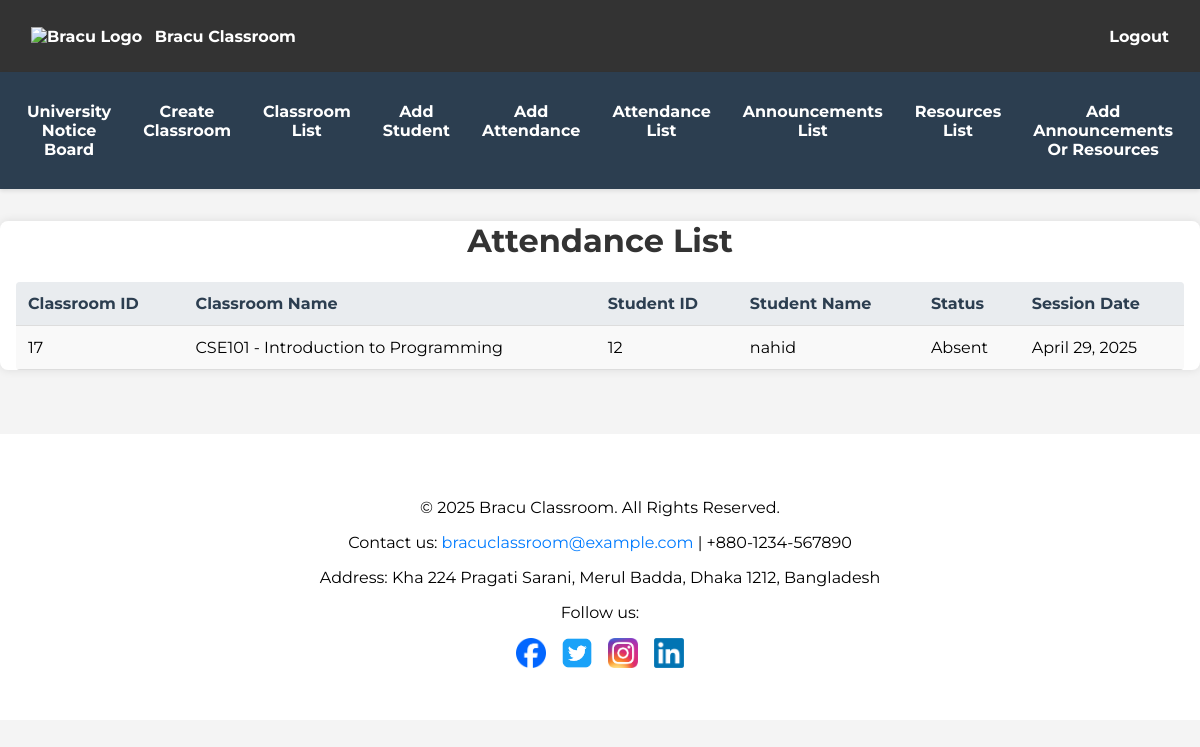
Screenshot of /attendance_list/ (signed in) with the database file from the repository.
### app1/models.py (models this page shows, shortened)
class Attendance(models.Model):
    ATTENDANCE_STATUS = [
        ('present', 'Present'),
        ('absent', 'Absent'),
    ]
    attendance_id = models.AutoField(primary_key=True)  # Primary Key, Auto-incremented Integer
    classroom_id = models.ForeignKey(Classrooms, on_delete=models.CASCADE)
    student_id = models.ForeignKey(All_Users, on_delete=models.CASCADE)
    session_date = models.DateField()
    midday_status = models.CharField(max_length=10, choices=ATTENDANCE_STATUS)  # Attendance status for the session

class Classrooms(models.Model):
    classroom_id = models.AutoField(primary_key=True)  # Primary Key, Auto-incremented Integer
    faculty_id = models.ForeignKey(All_Users, on_delete=models.CASCADE, related_name='created_classrooms')  # Faculty who created the classroom
    name = models.CharField(max_length=255)
    description = models.TextField(blank=True, null=True)  # Optional description
    created_at = models.DateTimeField(auto_now_add=True)  # Timestamp for classroom creation

class All_Users(AbstractUser):
    USER_ROLES = [
        ('student', 'Student'),
        ('faculty', 'Faculty'),
        ('admin', 'Admin'),
    ]
    role = models.CharField(max_length=10, choices=USER_ROLES, default='student')  # Role: student, faculty, or admin

### app1/views.py (the view)
# urls.py: path('attendance_list/', views.attendance_list, name='attendance_list'),
@login_required
def attendance_list(request):
    if request.user.role != 'faculty':
        messages.error(request, 'Only faculty can view attendance records.')
        return redirect('faculty_dashboard')
    classrooms = Classrooms.objects.filter(faculty_id=request.user)
    attendance_records = Attendance.objects.filter(classroom_id__in=classrooms).order_by('-session_date')
    return render(request, 'faculty/attendance_list.html', {
        'attendance_records': attendance_records
    })

### app1/templates/faculty/attendance_list.html (shortened to what this page needs)
{% extends 'base_faculty.html' %}
{% block content %}
<div>
    <h1>Attendance List</h1>
    {% if attendance_records %}
            <table class="request-table">
            <thead>
                <tr>
                    <th>Classroom ID</th>
                    <th>Classroom Name</th>
                    <th>Student ID</th>
                    <th>Student Name</th>
                    <th>Status</th>
                    <th>Session Date</th>
                </tr>
            </thead>
            <tbody>
                {% for record in attendance_records %}
                    <tr>
                        <td>{{ record.classroom_id.classroom_id }}</td>
                        <td>{{ record.classroom_id.name }}</td>
                        <td>{{ record.student_id.id }}</td>
                        <td>{{ record.student_id.username }}</td>
                        <td>{{ record.midday_status|title }}</td>
                        <td>{{ record.session_date }}</td>
                    </tr>
                {% endfor %}
            </tbody>
        </table>
    {% else %}
        <p>No attendance records found.</p>
    {% endif %}
</div>
{% endblock %}

### static/css/styles.css (style rules this page uses)
body { font-family: 'Montserrat', sans-serif; margin: 0; padding: 0; background-color: #f4f4f4; }
h1, h2, h3 { text-align: center; color: #333; }
table, .request-table, .attendance-table, .announcement-table { width: 100%; border-collapse: collapse; margin: 20px 0; background-color: #f9f9f9; border-radius: 4px; overflow: hidden; }
table th, table td, .request-table th, .request-table td, .attendance-table th, .attendance-table td, .announcement-table th, .announcement-table td { padding: 12px; text-align: left; border-bottom: 1px solid #ddd; }
table th, .attendance-table th, .announcement-table th { background-color: #007bff; color: white; }
.request-table th { background-color: #e9ecef; color: #2c3e50; }

### rows the page displays
Attendance: classroom_id.classroom_id "17", classroom_id.name "CSE101 - Introduction to Programming", student_id.id "12", student_id.username "nahid", midday_status "Absent", session_date "April 29, 2025"
